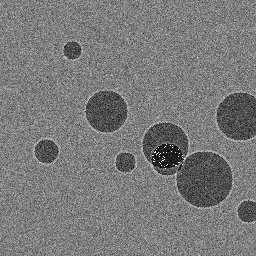
#> input picture synthetic_lunar_image.jpg, 256 x 256 px
$ python -i preprocessing.py   (imports and definitions only)
#> lines starting #> are read from the running program, lines starting #| are printed output that depends on the picture
#> further down, picture is the input picture: shape (256, 256, 3); min 0, max 255, mean 121.5
"""
Image Preprocessing for Lunar DEM Generation

This module handles image preprocessing tasks including loading, resizing,
noise reduction, and enhancement for lunar surface images.
"""

import numpy as np
import cv2
from PIL import Image
import os
from skimage import filters, restoration, exposure
from scipy import ndimage


class ImagePreprocessor:
    """
    Image preprocessing class for lunar surface images.

    Handles various preprocessing tasks including:
    - Image loading and format conversion
    - Noise reduction and enhancement
    - Resizing and interpolation
    - Contrast and brightness adjustment
    """

    def __init__(self):
        """Initialize the image preprocessor."""
        self.supported_formats = ['.jpg', '.jpeg', '.png', '.tiff', '.tif', '.bmp']

    # [27 lines left out: function load_image, not called in this run]

    def preprocess(self, image, target_size=None, enhance_contrast=True,
                  reduce_noise=True, normalize=True):
        """
        Preprocess lunar image for DEM generation.

        Args:
            image (numpy.ndarray): Input image
            target_size (tuple): Target size (height, width) for resizing
            enhance_contrast (bool): Whether to enhance contrast
            reduce_noise (bool): Whether to reduce noise
            normalize (bool): Whether to normalize pixel values

        Returns:
            numpy.ndarray: Preprocessed image
        """
        processed_image = image.copy()

        # Convert to grayscale if needed
        if len(processed_image.shape) == 3:
            processed_image = self._convert_to_grayscale(processed_image)

        # Resize if target size is specified
        if target_size is not None:
            processed_image = self._resize_image(processed_image, target_size)

        # Reduce noise
        if reduce_noise:
            processed_image = self._reduce_noise(processed_image)

        # Enhance contrast
        if enhance_contrast:
            processed_image = self._enhance_contrast(processed_image)

        # Normalize
        if normalize:
            processed_image = self._normalize_image(processed_image)

        return processed_image

    def _convert_to_grayscale(self, image):
        """
        Convert RGB image to grayscale.

        Args:
            image (numpy.ndarray): RGB image

        Returns:
            numpy.ndarray: Grayscale image
        """
        # Use luminance-weighted conversion for better lunar surface representation
        # Lunar surface is best represented using luminance rather than simple averaging
        weights = np.array([0.299, 0.587, 0.114])  # Standard luminance weights
        grayscale = np.dot(image, weights)

        return grayscale.astype(np.uint8)

    # [20 lines left out: function _resize_image, not called in this run]

    def _reduce_noise(self, image):
        """
        Reduce noise in the image.

        Args:
            image (numpy.ndarray): Input image

        Returns:
            numpy.ndarray: Denoised image
        """
        # Apply bilateral filter for edge-preserving noise reduction
        denoised = cv2.bilateralFilter(
            image.astype(np.float32),
            d=15,  # Diameter of pixel neighborhood
            sigmaColor=75,  # Filter sigma in color space
            sigmaSpace=75   # Filter sigma in coordinate space
        )
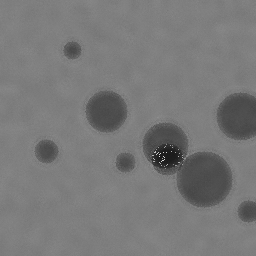
#> denoised: shape (256, 256) float32; min 27.51, max 226.9, mean 121.1

        # Apply non-local means denoising for additional noise reduction
        denoised = cv2.fastNlMeansDenoising(
            denoised.astype(np.uint8),
            h=10,  # Filter strength
            templateWindowSize=7,
            searchWindowSize=21
        )

        return denoised

    def _enhance_contrast(self, image):
        """
        Enhance image contrast.

        Args:
            image (numpy.ndarray): Input image

        Returns:
            numpy.ndarray: Contrast-enhanced image
        """
        # Apply CLAHE (Contrast Limited Adaptive Histogram Equalization)
        clahe = cv2.createCLAHE(clipLimit=2.0, tileGridSize=(8, 8))
        enhanced = clahe.apply(image)
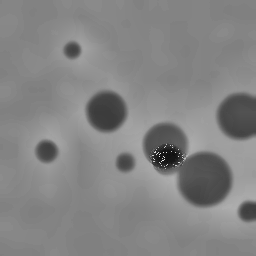
#> enhanced: shape (256, 256); min 15, max 239, mean 131.4

        # Apply gamma correction for better lunar surface visibility
        gamma = 0.8  # Slightly darker for lunar surface
        enhanced = np.power(enhanced / 255.0, gamma) * 255
        enhanced = enhanced.astype(np.uint8)

        return enhanced

    def _normalize_image(self, image):
        """
        Normalize image pixel values.

        Args:
            image (numpy.ndarray): Input image

        Returns:
            numpy.ndarray: Normalized image
        """
        # Normalize to [0, 255] range
        normalized = cv2.normalize(
            image, None, alpha=0, beta=255, norm_type=cv2.NORM_MINMAX
        )

        return normalized.astype(np.uint8)

    # [164 lines left out: functions extract_region_of_interest, apply_mask, detect_shadows, enhance_lunar_features, correct_illumination, create_synthetic_lunar_image, not called in this run]

>>> import cv2
>>> picture = cv2.imread('synthetic_lunar_image.jpg')
>>> result = ImagePreprocessor().preprocess(picture)
